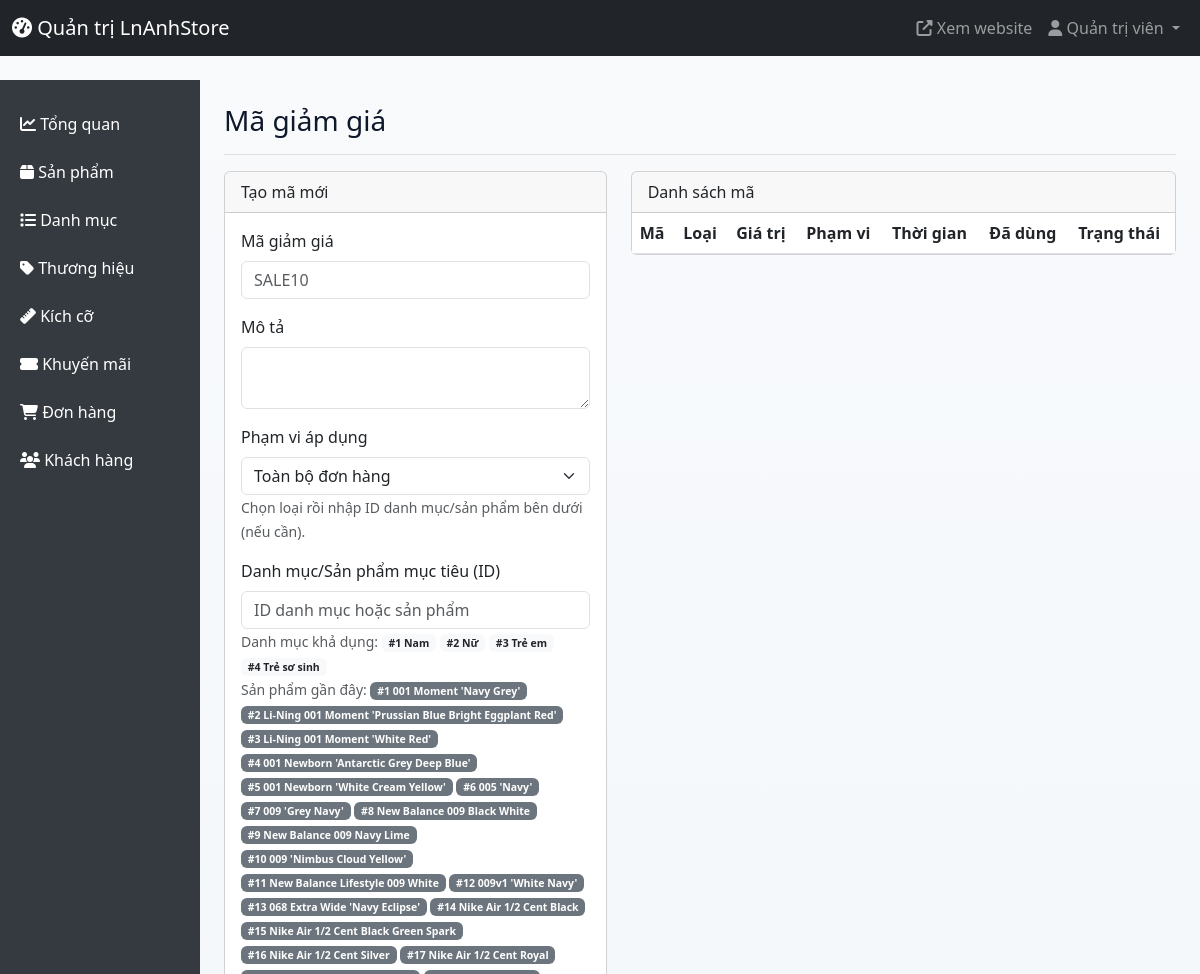
Before: /admin/promotions.php (signed in, upper part) with the older database file.
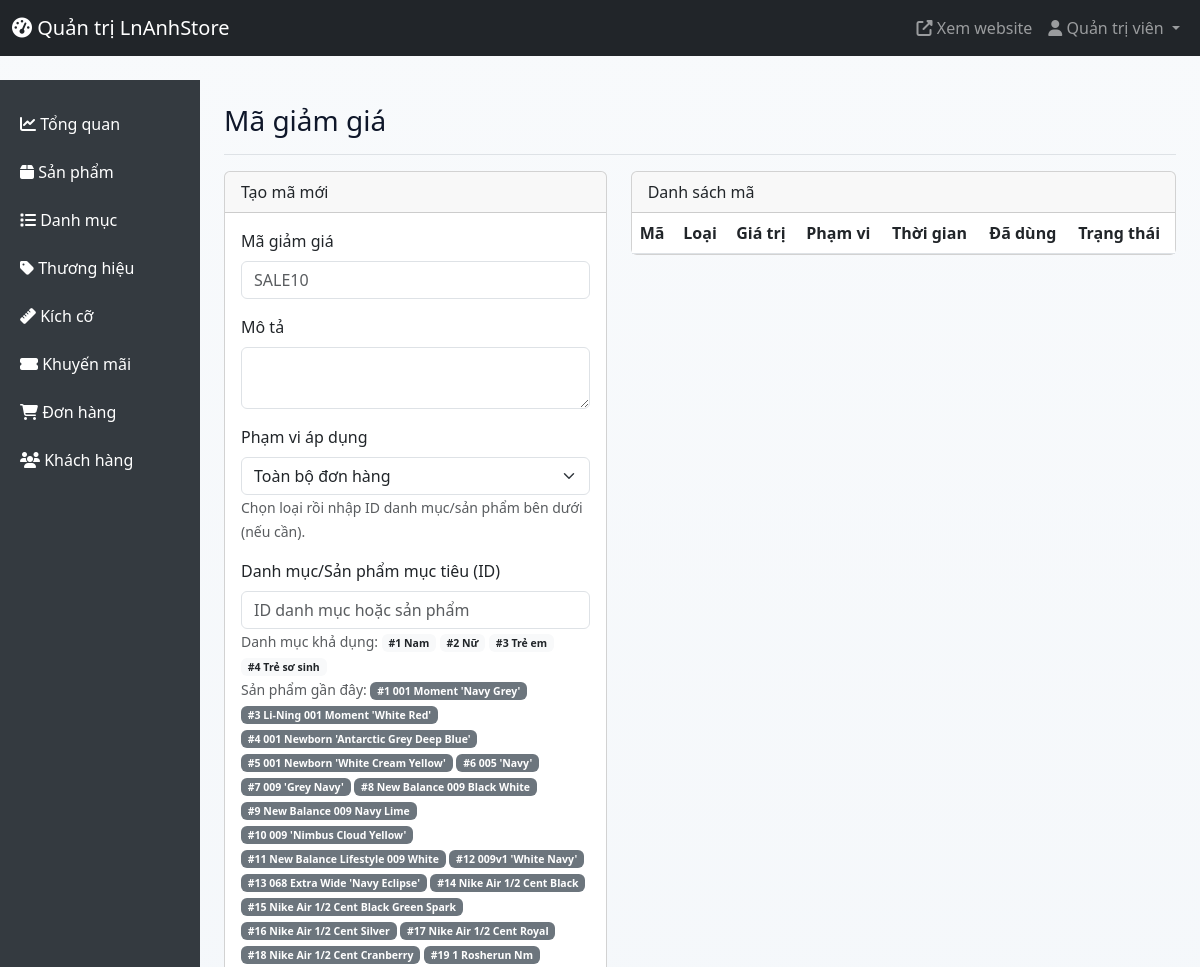
After: the same page with the newer database file.
### tables this page shows
CREATE TABLE `categories` (
  `id` int(11) NOT NULL,
  `name` varchar(255) NOT NULL,
  `description` text DEFAULT NULL,
  `created_at` timestamp NOT NULL DEFAULT current_timestamp()
);

CREATE TABLE `products` (
  `id` int(11) NOT NULL,
  `id_category` int(11) DEFAULT NULL,
  `name` varchar(255) DEFAULT NULL,
  `id_subcategory` int(11) DEFAULT NULL,
  `model` varchar(255) DEFAULT NULL,
  `id_brand` int(11) DEFAULT NULL,
  `code` varchar(255) DEFAULT NULL,
  `price` decimal(10,2) DEFAULT NULL,
  `description` text DEFAULT NULL,
  `visibility` int(11) DEFAULT 0,
  `img` varchar(255) DEFAULT NULL,
  `details` text DEFAULT NULL,
  `stock` int(11) DEFAULT 0,
  `date_add` timestamp NOT NULL DEFAULT current_timestamp()
);

### admin/promotions.php (the view, shortened to what this page needs)
<?php
require_once '../includes/init.php';
$categories = $db_conn->query("SELECT id, name FROM categories ORDER BY name")->fetchAll();
$products = $db_conn->query("SELECT id, model FROM products ORDER BY date_add DESC LIMIT 200")->fetchAll();
include 'header.php';
?>
<div class="d-flex justify-content-between flex-wrap flex-md-nowrap align-items-center pb-2 mb-3 border-bottom">
    <h1 class="h3">Mã giảm giá</h1>
</div>
<div class="row">
    <div class="col-md-5">
        <div class="card mb-4">
            <div class="card-header">Tạo mã mới</div>
            <div class="card-body">
                <form method="POST">
                    <div class="mb-3">
                        <label class="form-label">Mã giảm giá</label>
                        <input type="text" name="code" class="form-control" required placeholder="SALE10">
                    </div>
                    <div class="mb-3">
                        <label class="form-label">Mô tả</label>
                        <textarea name="description" class="form-control" rows="2"></textarea>
                    </div>
                    <div class="mb-3">
                        <label class="form-label">Phạm vi áp dụng</label>
                        <select name="scope_type" class="form-select" required>
                            <option value="order">Toàn bộ đơn hàng</option>
                        </select>
                        <small class="text-muted">Chọn loại rồi nhập ID danh mục/sản phẩm bên dưới (nếu cần).</small>
                    </div>
                    <div class="mb-3">
                        <label class="form-label">Danh mục/Sản phẩm mục tiêu (ID)</label>
                        <input type="number" name="scope_id" class="form-control" placeholder="ID danh mục hoặc sản phẩm">
                        <small class="text-muted">Danh mục khả dụng:
                            <?php foreach ($categories as $c): ?>
                                <span class="badge bg-light text-dark">#<?php echo $c['id']; ?> <?php echo htmlspecialchars($c['name']); ?></span>
                            <?php endforeach; ?>
                        </small>
                        <br>
                        <small class="text-muted">Sản phẩm gần đây:
                            <?php foreach ($products as $p): ?>
                                <span class="badge bg-secondary">#<?php echo $p['id']; ?> <?php echo htmlspecialchars($p['model']); ?></span>
                            <?php endforeach; ?>
                        </small>
                    </div>
                </form>
            </div>
        </div>
    </div>
    <div class="col-md-7">
        <div class="card">
            <div class="card-header">Danh sách mã</div>
            <div class="table-responsive">
                <table class="table table-striped mb-0">
                    <thead>
                        <tr>
                            <th>Mã</th>
                            <th>Loại</th>
                            <th>Giá trị</th>
                            <th>Phạm vi</th>
                            <th>Thời gian</th>
                            <th>Đã dùng</th>
                            <th>Trạng thái</th>
                        </tr>
                    </thead>
                </table>
            </div>
        </div>
    </div>
</div>
<?php include 'footer.php'; ?>

Changed rows visible on the page:
removed products: id "2", model "Li-Ning 001 Moment 'Prussian Blue Bright Eggplant Red'"
now on this page (row edited): products: id "18", model "Nike Air 1/2 Cent Cranberry"
now on this page (row edited): products: id "19", model "1 Rosherun Nm"
